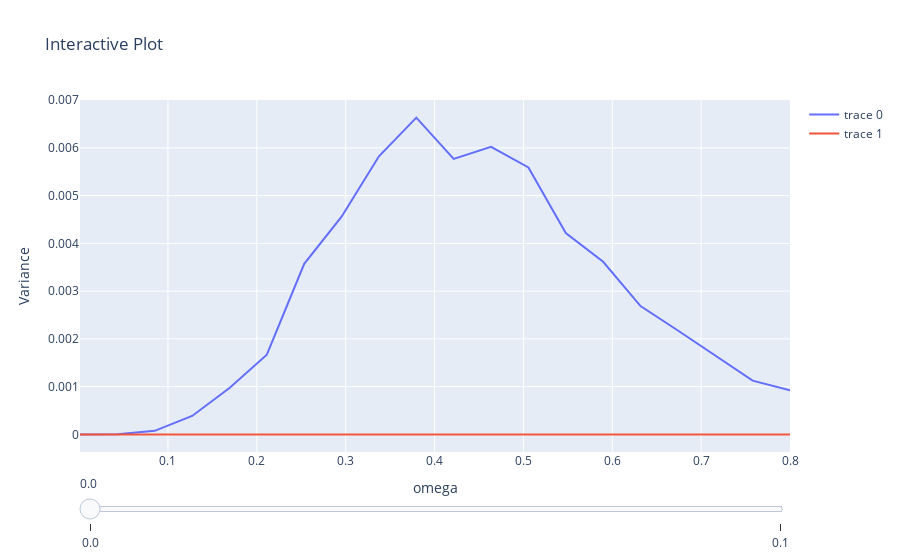

Notebook code cell kept with this figure:
### Code cell
# Assuming data is your 2D numpy array
data = variances# Replace this with your actual data
bounded=np.array([bound(o,0.5,qc.num_parameters) for o in omegas])
print(bounded.shape,data.shape)
# Create steps for the slider, one for each slice along parameter 2
steps = []
for i in range(data.shape[1]):
    step = dict(
        method="restyle",
        args=[{"y": [data[:, i],bounded[:]]}],
        label=str(np.linspace(0,times[0],times[1])[i])
    )
    steps.append(step)

# Create an initial plot for the first slice of data along parameter 2
fig = go.Figure(
    data=[go.Scatter(x=omegas,y=data[:, 0]),go.Scatter(x=omegas,y=bounded[:])],
    layout=go.Layout(
        title="Interactive Plot",
        xaxis_title="omega",
        yaxis_title="Variance",
        sliders=[dict(
            active=0,
            pad={"t": 20},
            steps=steps,
        )],
        # yaxis_range=[np.min(data),1],
    )
)

# fig.update_yaxes(type="log")

# Display the interactive plot
fig.show()

### Figure 1 — Plotly figure (JSON) as saved in the notebook; plotly's stock layout.template omitted (floating-point values rounded to 4 significant figures)
{"data": [{"type": "scatter", "visible": true, "x": [0.001, 0.04305, 0.08511, 0.1272, 0.1692, 0.2113, 0.2533, 0.2954, 0.3374, 0.3795, 0.4215, 0.4636, 0.5056, 0.5477, 0.5897, 0.6318, 0.6738, 0.7159, 0.7579, 0.8], "y": [1.47e-12, 5.486e-06, 7.524e-05, 0.0003866, 0.0009712, 0.001669, 0.003573, 0.00456, 0.005823, 0.006634, 0.005771, 0.006023, 0.00559, 0.004216, 0.003616, 0.002687, 0.002176, 0.001655, 0.001125, 0.0009234]}, {"type": "scatter", "x": [0.001, 0.04305, 0.08511, 0.1272, 0.1692, 0.2113, 0.2533, 0.2954, 0.3374, 0.3795, 0.4215, 0.4636, 0.5056, 0.5477, 0.5897, 0.6318, 0.6738, 0.7159, 0.7579, 0.8], "y": [2.228e-14, 4.257e-08, 7.883e-09, 0, 0, 0, 6.795e-38, 4.462e-36, 2.924e-36, 3.453e-36, 2.336e-38, 5.714e-36, 2.478e-36, 1.856e-35, 4.288e-39, 1.107e-34, 4.245e-35, 6.637e-35, 8.216e-35, 1.545e-35]}], "layout": {"autosize": true, "dragmode": "zoom", "sliders": [{"active": 0, "pad": {"t": 20}, "steps": [{"args": [{"y": [[1.47e-12, 5.486e-06, 7.524e-05, 0.0003866, 0.0009712, 0.001669, 0.003573, 0.00456, 0.005823, 0.006634, 0.005771, 0.006023, 0.00559, 0.004216, 0.003616, 0.002687, 0.002176, 0.001655, 0.001125, 0.0009234], [2.228e-14, 4.257e-08, 7.883e-09, 0, 0, 0, 6.795e-38, 4.462e-36, 2.924e-36, 3.453e-36, 2.336e-38, 5.714e-36, 2.478e-36, 1.856e-35, 4.288e-39, 1.107e-34, 4.245e-35, 6.637e-35, 8.216e-35, 1.545e-35]]}], "label": "0.0", "method": "restyle"}, {"args": [{"y": [[4.256e-08, 6.695e-05, 0.0002881, 0.000918, 0.001631, 0.002393, 0.00382, 0.005195, 0.006331, 0.007022, 0.005927, 0.005891, 0.005487, 0.003963, 0.003353, 0.002649, 0.002095, 0.001585, 0.001047, 0.0008693], [2.228e-14, 4.257e-08, 7.883e-09, 0, 0, 0, 6.795e-38, 4.462e-36, 2.924e-36, 3.453e-36, 2.336e-38, 5.714e-36, 2.478e-36, 1.856e-35, 4.288e-39, 1.107e-34, 4.245e-35, 6.637e-35, 8.216e-35, 1.545e-35]]}], "label": "0.1", "method": "restyle"}]}], "title": {"text": "Interactive Plot"}, "xaxis": {"autorange": true, "range": [0.001, 0.8], "showspikes": false, "title": {"text": "omega"}, "type": "linear"}, "yaxis": {"autorange": true, "range": [-0.0003686, 0.007003], "showspikes": false, "title": {"text": "Variance"}, "type": "linear"}}}
